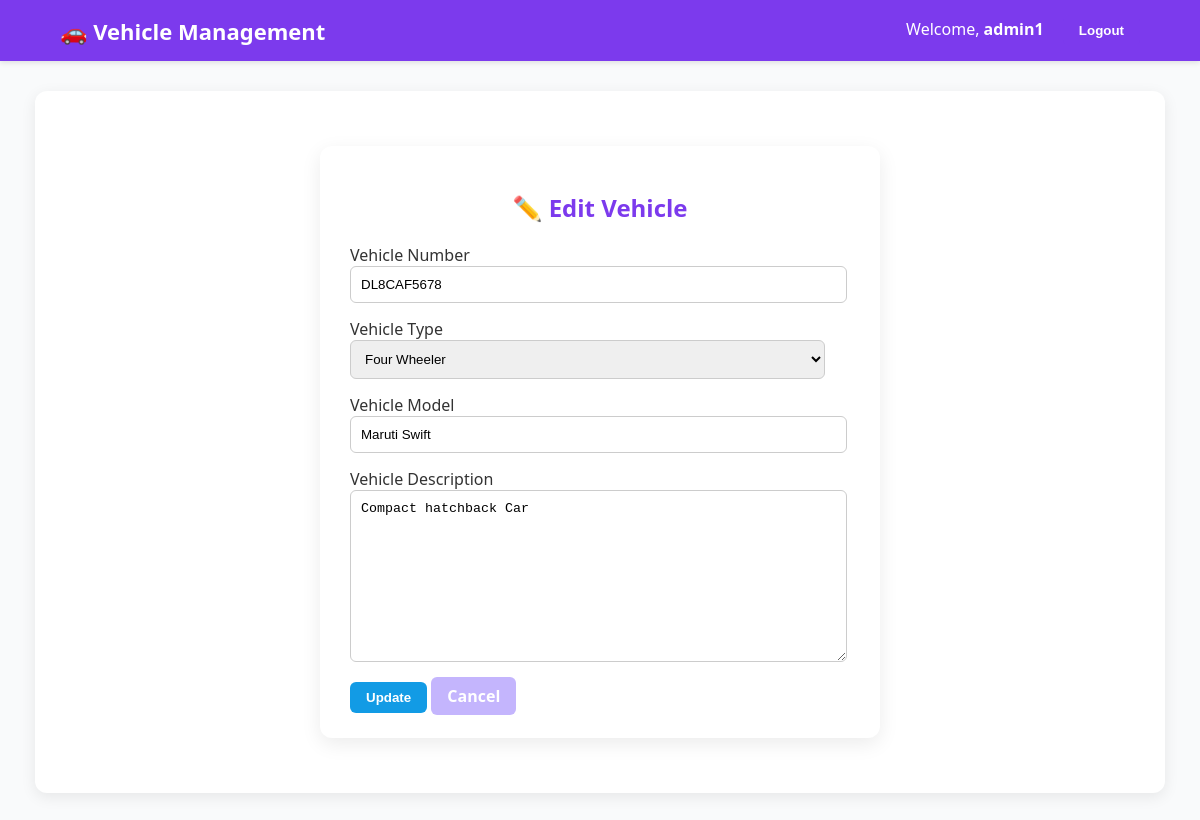
/edit/6/ (signed in), run on the app's committed database.
### app/models.py (models this page shows, shortened)
class Vehicle(models.Model):
    VEHICLE_TYPE_CHOICES = (
        ('Two Wheeler', 'Two Wheeler'),
        ('Three Wheeler', 'Three Wheeler'),
        ('Four Wheeler', 'Four Wheeler'),
    )
    vehicle_number = models.CharField(max_length=20, unique=True)  # Alpha numeric
    vehicle_type = models.CharField(max_length=20, choices=VEHICLE_TYPE_CHOICES)
    vehicle_model = models.CharField(max_length=100)
    vehicle_description = models.TextField(blank=True)
    created_at = models.DateTimeField(auto_now_add=True)
    updated_at = models.DateTimeField(auto_now=True)

### app/views.py (the view)
# urls.py: path('edit/<int:pk>/', views.vehicle_edit, name='vehicle_edit'),
@user_passes_test(lambda u: is_superadmin(u) or is_admin(u))
def vehicle_edit(request, pk):
    vehicle = get_object_or_404(Vehicle, pk=pk)
    form = VehicleForm(request.POST or None, instance=vehicle)
    if form.is_valid():
        form.save()
        return redirect('vehicle_list')
    return render(request, 'vehicle_form.html', {'form': form})

### app/forms.py
class VehicleForm(forms.ModelForm):
    class Meta:
        model = Vehicle
        fields = ["vehicle_number", "vehicle_type", "vehicle_model", "vehicle_description"]

### app/views.py (called while the page is built)
def is_superadmin(user):
    return user.is_superuser or user.groups.filter(name='Super Admin').exists()

### app/templates/vehicle_form.html (shortened to what this page needs)
{% extends 'base.html' %}
{% block content %}
<div class="form-container">
  <h2>{% if form.instance.pk %}✏️ Edit Vehicle{% else %}➕ Add Vehicle{% endif %}</h2>
  <form method="post">
    <div class="form-fields">
      <label>Vehicle Number</label>
      {{ form.vehicle_number }}
      <label>Vehicle Type</label>
      {{ form.vehicle_type }}
      <label>Vehicle Model</label>
      {{ form.vehicle_model }}
      <label>Vehicle Description</label>
      {{ form.vehicle_description }}
    </div>
    <button type="submit" class="btn-primary">{% if form.instance.pk %}Update{% else %}Add{% endif %}</button>
    <a href="{% url 'vehicle_list' %}" class="btn-cancel">Cancel</a>
  </form>
</div>
{% endblock %}

### app/templates/base.html (shortened to what this page needs)
<!DOCTYPE html>
<html lang="en">
<head>
    {% load static %}
    <link rel="stylesheet" href="{% static 'css/style.css' %}">
</head>
<body>
    <nav class="navbar">
        <div class="container nav-content">
            <h1 class="logo">🚗 Vehicle Management</h1>
            <div>
                {% if user.is_authenticated %}
                    <span class="welcome">Welcome, <strong>{{ user.username }}</strong></span>
                    <form action="{% url 'logout' %}" method="post" style="display:inline;">
                        <button type="submit" class="btn-logout">Logout</button>
                    </form>
                {% else %}
                    <a href="{% url 'login' %}" class="btn-login">Login</a>
                {% endif %}
            </div>
        </div>
    </nav>
    <main class="container content-box">
        {% block content %}
        {% endblock %}
    </main>
</body>
</html>

### app/static/css/style.css (style rules this page uses)
body { margin: 0; font-family: 'Segoe UI', Tahoma, Geneva, Verdana, sans-serif; background-color: #F9FAFB; color: #333; }
.navbar { background-color: #7C3AED; padding: 15px 0; color: #fff; box-shadow: 0 2px 5px rgba(0,0,0,0.1); }
.nav-content { display: flex; justify-content: space-between; align-items: center; width: 90%; margin: auto; }
.logo { margin: 0; font-size: 22px; font-weight: bold; }
.welcome { margin-right: 15px; }
.btn-login, .btn-logout, .btn-primary, .btn-edit, .btn-delete, .btn-cancel { border: none; padding: 8px 16px; border-radius: 6px; font-weight: bold; cursor: pointer; text-decoration: none; }
.btn-login, .btn-logout { background: #7C3AED; color: #fff; padding: 8px 16px; border-radius: 6px; font-weight: bold; cursor: pointer; text-decoration: none; }
.btn-primary { background: #129be5; color: #fff; }
.btn-cancel { background: #C4B5FD; color: #fff; }
.content-box { background: #fff; margin: 30px auto; padding: 25px; border-radius: 12px; box-shadow: 0 4px 15px rgba(0,0,0,0.08); width: 90%; }
.form-container { background: #fff; padding: 25px 30px; border-radius: 12px; box-shadow: 0 6px 20px rgba(0,0,0,0.08); width: 500px; margin: 30px auto; }
.form-container h2 { margin-bottom: 20px; color: #7C3AED; text-align: center; }
.form-container .form-fields input, .form-container .form-fields select, .form-container .form-fields textarea { width: 95%; padding: 10px; margin-bottom: 15px; border-radius: 6px; border: 1px solid #ccc; }

### data on the page
Vehicle: vehicle_number "DL8CAF5678", vehicle_type "Four Wheeler", vehicle_model "Maruti Swift", vehicle_description "Compact hatchback Car"

### other printed values
{{ user.username }} "admin1"
